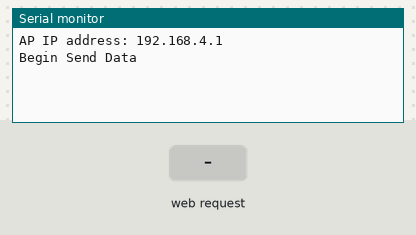
Bench run of a sketch on a simulated ESP8266 (NodeMCU). On the bench: the last lines printed to the serial monitor. The test bench sets the inputs (shaded band).

Above: at 1.2 s.
1.3 s: HTTP request GET /?Makershop=1 received
At 1.9 s:
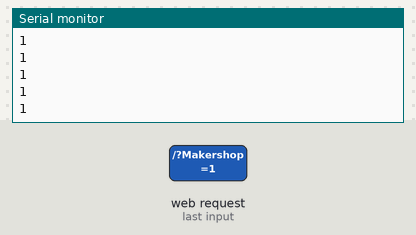
3.2 s: HTTP request GET /?Makershop=0 received
At 3.8 s:
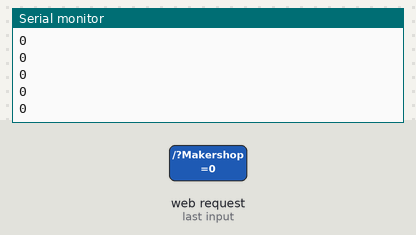

Measured:
- after the input at 1.3 s, the serial monitor: prints a new line at once (image 1)
- after the input at 3.2 s, the serial monitor: prints a new line at once (image 2)

The sketch:

Gen2_Board_TestClientServer.ino
```cpp
/*
   Tool Board :  ESP32_Wrover_Module
   Partition Scheme : Huge APP(3MB_NO_OTA)

   Creat WiFi AcessPoint
    ID : Gen2
    PW : makershopvn123

*/


#include <ESP8266WiFi.h>
#include <WiFiClient.h>
#include <ESP8266WebServer.h>

const char* ssid = "MakerShop_Gen2";
const char* pass = "123456789";
ESP8266WebServer server(80);

String command;

void setup() {
  Serial.begin(115200);
  WiFi.mode(WIFI_AP);
  WiFi.softAP(ssid, pass);
  IPAddress myIP = WiFi.softAPIP();
  Serial.print("AP IP address: ");
  Serial.println(myIP);

  // Starting WEB-server
  server.on ( "/", HTTP_handleRoot );
  server.onNotFound ( HTTP_handleRoot );
  server.begin();
  Serial.println("Begin Send Data");

}

void loop() {
  server.handleClient();
  command = server.arg("Makershop");
  //  if (command != "" && command != lastcommand)
  //  {
  //    Serial.println(command);
  //    lastcommand = command;
  //    command = "";
  //  }

  if (command != "")
  {
    Serial.println(command);
    command = "";
  }

}
//
void HTTP_handleRoot(void) {

  if ( server.hasArg("Makershop") ) {
    Serial.println(server.arg("Makershop"));
  }
  server.send ( 200, "text/html", "" );
  delay(1);
}
```
